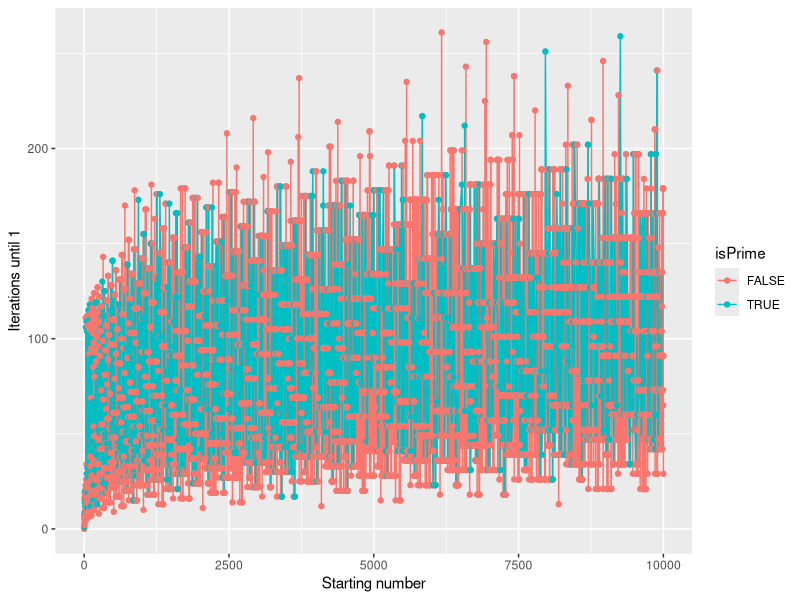
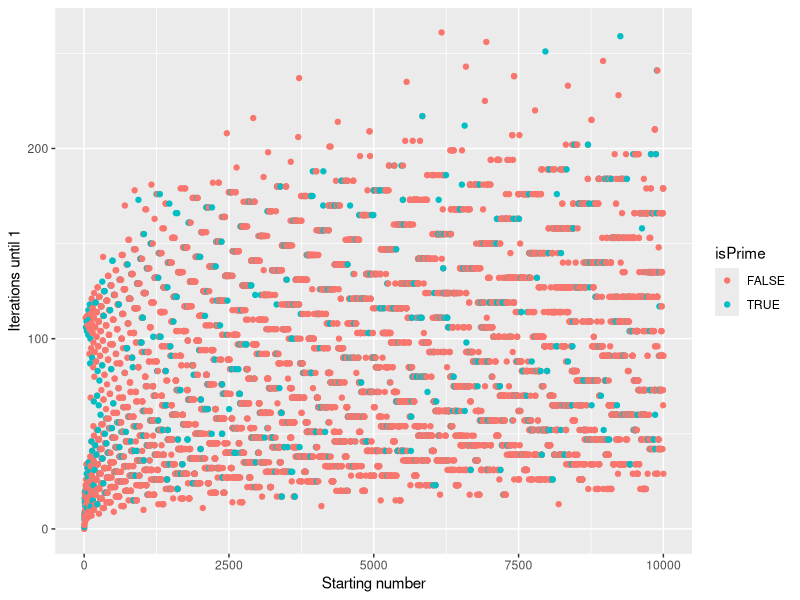

Here is the R script that generated these plots, in order:

# Code calculates the number of iterations to reach 1 for starting numbers 1 to 10,000
# according to the famous Collatz conjecture
# https://en.wikipedia.org/wiki/Collatz_conjecture

# this function returns the data frame with collatz()$data, a scatter plot with collatz()$plot
# and a line plot with collatz()$lineplot


collatz <- function(num = c(1:10)) {
  
  ptm <- proc.time()
  library(ggplot2)

  num_t = data.frame("num0"=character(), "t"=character())
  
  for (n in 1:length(num)) {
    t = 0
    num0 = num[n]
    num_n = num[n]
    
    while (num_n > 1) {
      t = t + 1
      
      if (num_n %% 2 == 0) {
        num_n = num_n / 2
      } else {
        num_n = num_n * 3 + 1
      }
      return
    }
    num_t = rbind(num_t, data.frame(num0, t))
  }
  

  # implementation of the Sieve of Eratosthenes algorithm for prime numbers

  sieve <- function(n)
  {
    n <- as.integer(n)
    if(n > 1e6) stop("n too large")
    primes <- rep(TRUE, n)
    primes[1] <- FALSE
    last.prime <- 2L
    for(i in last.prime:floor(sqrt(n)))
    {
      primes[seq.int(2L*last.prime, n, last.prime)] <- FALSE
      last.prime <- last.prime + min(which(primes[(last.prime+1):n]))
    }
    which(primes)
  }
  

  # create list of prime numbers
  primes <- sieve(max(num))
  
  # Add prime number flag to data.frame
  num_t$isPrime <- F
  num_t[num_t$num0 %in% primes, ]$isPrime <- T
  
  plot <- qplot(num0, t, data=num_t, xlab="Starting number", ylab="Iterations until 1", colour=isPrime)
  lineplot <- qplot(num0, t, data=num_t, xlab="Starting number", ylab="Iterations until 1", 
                    geom=c("path","point"), colour=isPrime)
  #plot <- qplot(t, num0, data=num_t, ylab="Starting number", xlab="Iterations until 1")
  
  time <- paste("Elapsed time is", round((proc.time() - ptm)[3],2), "seconds")
  
  print(time)
  results <- list("plot"=plot, "data"=num_t, "lineplot"=lineplot)
  return(results)
}

# Run the algorithm with 10,000 incremental numbers
output <- collatz(c(1:10000))

output$lineplot
output$plot
